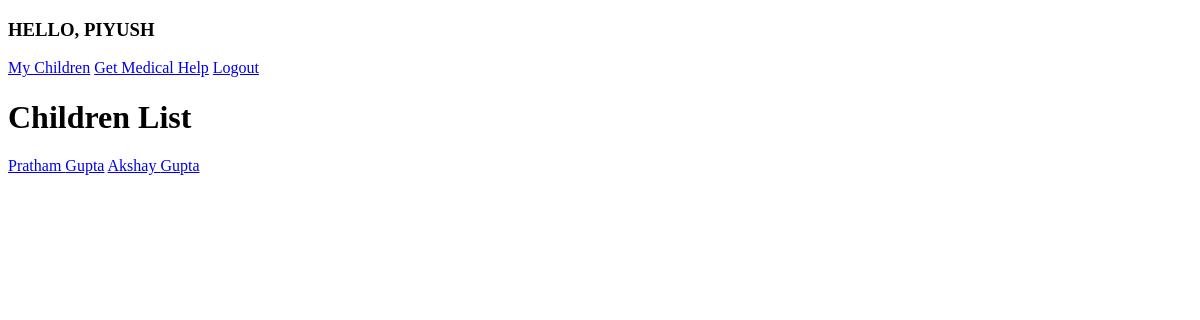
Before: /beneficiary/list-children/7/ (signed in) with the older database file.
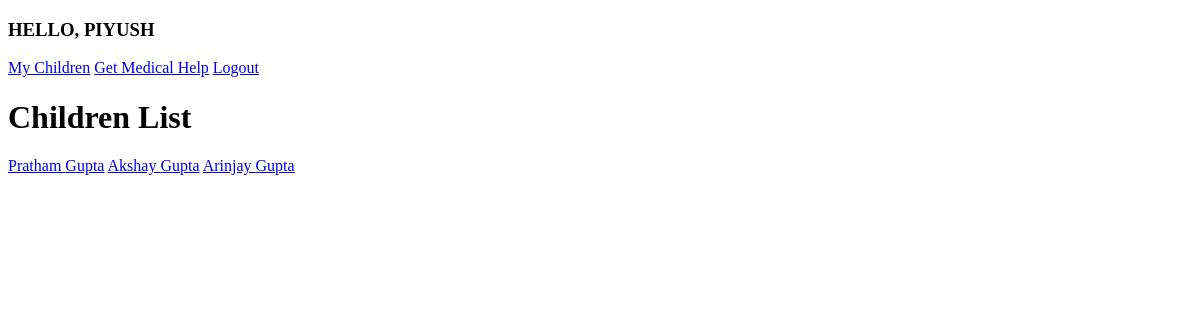
After: the same page with the newer database file.
### beneficiary/models.py (models this page shows, shortened)
class Child(models.Model):
    parent = models.ForeignKey('beneficiary.Parent', related_name='children', on_delete=models.CASCADE)
    first_name = models.CharField(max_length=255)
    last_name = models.CharField(max_length=255)
    dob = models.DateField(blank=True, null=True)
    class Meta():
        verbose_name_plural = 'Children'

### beneficiary/views.py (the view)
# urls.py: path('list-children/<int:pk>/', views.list_children, name='list_children'),
@login_required
def list_children(request, pk):
    if (request.user.pk == pk):
        children_list = models.Parent.objects.get(user__exact=pk).children.all()
        return render(request, 'beneficiary/list-children.html', {'children_list':children_list})
    else:
        return redirect('fault', msg='ACCESS DENIED!')

### account/context_preprocessors.py (called while the page is built)
def UserList(request):
    parent_users = [u['user'] for u in ben_models.Parent.objects.all().values('user')]
    medical_agency_users = [u['user'] for u in med_models.MedicalAgency.objects.all().values('user')]
    medical_helper_users = [u['user'] for u in med_models.MedicalHelper.objects.all().values('user')]
    district_medical_officer_users = [u['user'] for u in med_models.DistrictMedicalOfficer.objects.all().values('user')]
    state_medical_officer_users = [u['user'] for u in med_models.StateMedicalOfficer.objects.all().values('user')]
    return {
        'parent_users': parent_users,
        'medical_agency_users': medical_agency_users,
        'medical_helper_users': medical_helper_users,
        'district_medical_officer_users': district_medical_officer_users,
        'state_medical_officer_users': state_medical_officer_users,
    }

### beneficiary/templates/beneficiary/list-children.html (shortened to what this page needs)
{% extends "base.html" %}
{% load static %}
{% block content %}
    <h1>Children List</h1>
    {% for child in children_list %}
        <a href="{% url 'beneficiary:detail_children' pk=child.pk %}">{{ child.first_name }} {{ child.last_name }}</a>
    {% endfor %}
{% endblock content %}

### templates/base.html (shortened to what this page needs)
<!DOCTYPE html>
<html lang="en">
    <head>
    </head>
    <body>
        {% if user.is_authenticated %}
            <h3>HELLO, {{ user.first_name|upper }}</h3>
            {% if user.pk in parent_users %}
                <a href="{% url 'beneficiary:list_children' pk=user.pk %}">My Children</a>
                <a href="{% url 'beneficiary:detail_medical' pk=user.pk %}">Get Medical Help</a>
            {% endif %}
            <a href="{% url 'account:logout' %}">Logout</a>
        {% else %}
            <a href="{% url 'account:login' %}">Login</a>
        {% endif %}
        {% block content %}
        {% endblock content %}
    </body>
</html>

Changed rows visible on the page:
added Child: first_name "Arinjay", last_name "Gupta"
